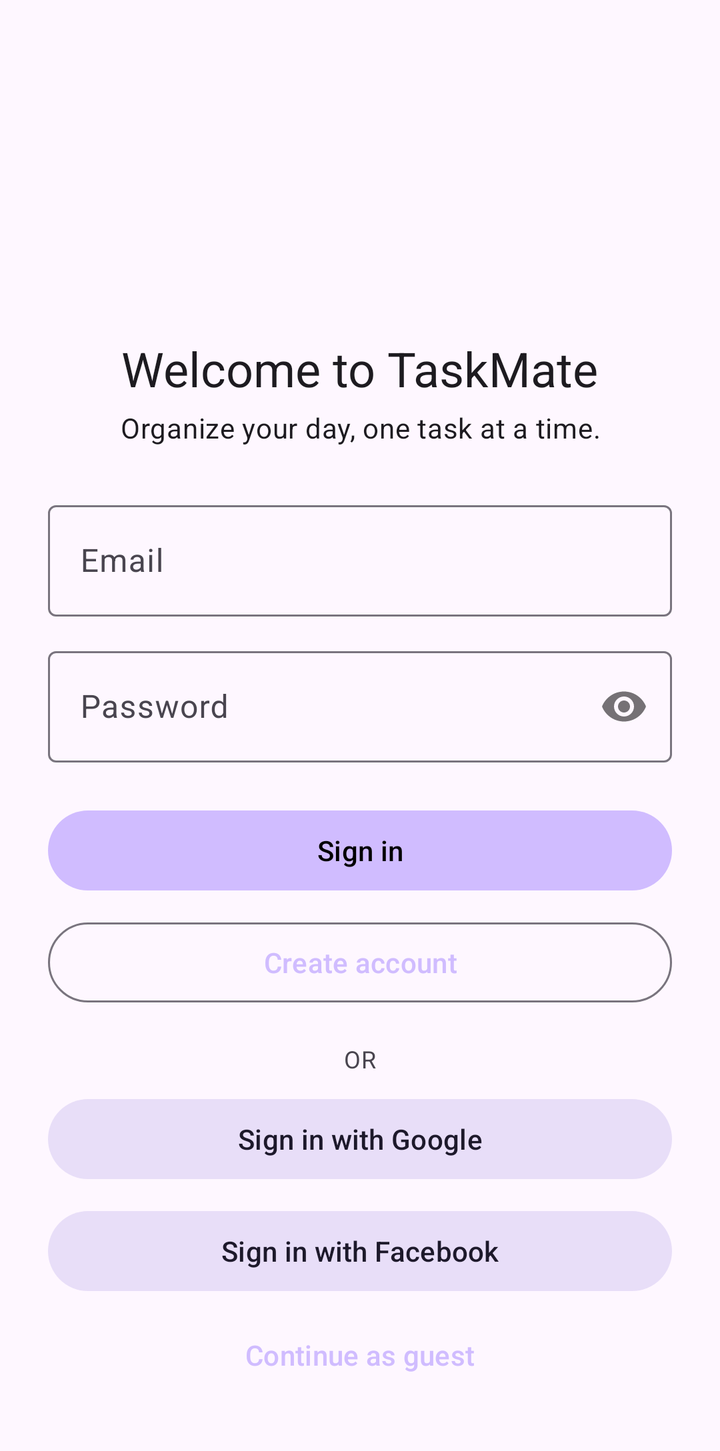
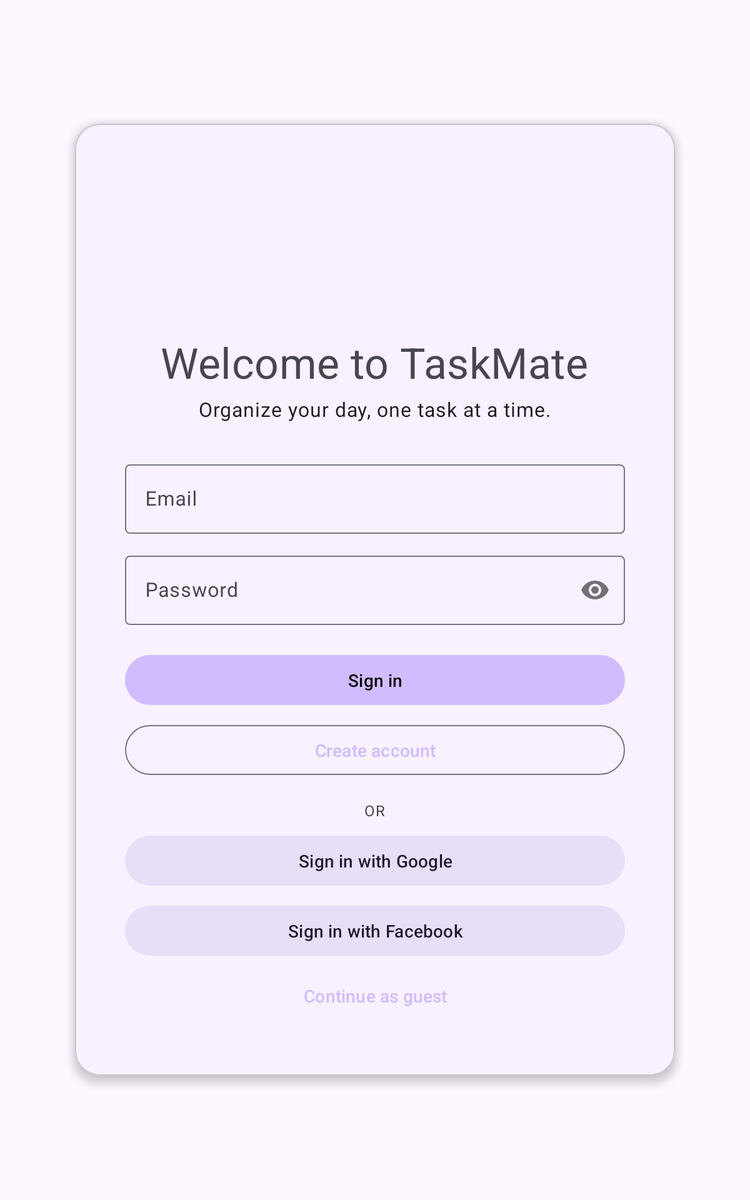

First picture: res/layout/ on a phone held upright. Second picture: the repository's own variant of that layout, on a device whose configuration matches the variant's folder. Source for both follows.
<!-- AndroidManifest.xml: activity theme Theme.TaskMate -->
<!-- res/layout/activity_login.xml -->
<?xml version="1.0" encoding="utf-8"?>
<ScrollView xmlns:android="http://schemas.android.com/apk/res/android"
    xmlns:app="http://schemas.android.com/apk/res-auto"
    android:layout_width="match_parent"
    android:layout_height="match_parent"
    android:fillViewport="true">

    <LinearLayout
        android:layout_width="match_parent"
        android:layout_height="wrap_content"
        android:orientation="vertical"
        android:gravity="center"
        android:padding="24dp">

        <ImageView
            android:layout_width="96dp"
            android:layout_height="96dp"
            android:layout_marginTop="32dp"
            android:src="@mipmap/ic_launcher"
            android:contentDescription="@string/app_name" />

        <TextView
            android:layout_width="wrap_content"
            android:layout_height="wrap_content"
            android:layout_marginTop="16dp"
            android:text="@string/login_title"
            android:textAppearance="?attr/textAppearanceHeadline5" />

        <TextView
            android:layout_width="wrap_content"
            android:layout_height="wrap_content"
            android:layout_marginTop="4dp"
            android:layout_marginBottom="24dp"
            android:gravity="center"
            android:text="@string/login_subtitle"
            android:textAppearance="?attr/textAppearanceBody2" />

        <com.google.android.material.textfield.TextInputLayout
            android:layout_width="match_parent"
            android:layout_height="wrap_content"
            android:hint="@string/hint_email">

            <com.google.android.material.textfield.TextInputEditText
                android:id="@+id/etEmail"
                android:layout_width="match_parent"
                android:layout_height="wrap_content"
                android:inputType="textEmailAddress" />
        </com.google.android.material.textfield.TextInputLayout>

        <com.google.android.material.textfield.TextInputLayout
            android:layout_width="match_parent"
            android:layout_height="wrap_content"
            android:layout_marginTop="12dp"
            app:passwordToggleEnabled="true"
            android:hint="@string/hint_password">

            <com.google.android.material.textfield.TextInputEditText
                android:id="@+id/etPassword"
                android:layout_width="match_parent"
                android:layout_height="wrap_content"
                android:inputType="textPassword" />
        </com.google.android.material.textfield.TextInputLayout>

        <com.google.android.material.button.MaterialButton
            android:id="@+id/btnLogin"
            android:layout_width="match_parent"
            android:layout_height="wrap_content"
            android:layout_marginTop="20dp"
            android:text="@string/btn_login" />

        <com.google.android.material.button.MaterialButton
            android:id="@+id/btnRegister"
            style="@style/Widget.Material3.Button.OutlinedButton"
            android:layout_width="match_parent"
            android:layout_height="wrap_content"
            android:layout_marginTop="8dp"
            android:text="@string/btn_register" />

        <TextView
            android:layout_width="wrap_content"
            android:layout_height="wrap_content"
            android:layout_marginTop="16dp"
            android:text="@string/or_divider"
            android:textAllCaps="true"
            android:textAppearance="?attr/textAppearanceCaption" />

        <com.google.android.material.button.MaterialButton
            android:id="@+id/btnGoogle"
            style="@style/Widget.Material3.Button.TonalButton"
            android:layout_width="match_parent"
            android:layout_height="wrap_content"
            android:layout_marginTop="8dp"
            android:text="@string/btn_google" />

        <com.google.android.material.button.MaterialButton
            android:id="@+id/btnFacebook"
            style="@style/Widget.Material3.Button.TonalButton"
            android:layout_width="match_parent"
            android:layout_height="wrap_content"
            android:layout_marginTop="8dp"
            android:text="@string/btn_facebook" />

        <com.google.android.material.button.MaterialButton
            android:id="@+id/btnAnonymous"
            style="@style/Widget.Material3.Button.TextButton"
            android:layout_width="match_parent"
            android:layout_height="wrap_content"
            android:layout_marginTop="4dp"
            android:text="@string/btn_anonymous" />

        <ProgressBar
            android:id="@+id/progressBar"
            android:layout_width="wrap_content"
            android:layout_height="wrap_content"
            android:layout_marginTop="16dp"
            android:visibility="gone" />

    </LinearLayout>
</ScrollView>
<!-- resources referenced by this layout -->
<resources>
  <string name="app_name">TaskMate</string>
  <string name="btn_anonymous">Continue as guest</string>
  <string name="btn_facebook">Sign in with Facebook</string>
  <string name="btn_google">Sign in with Google</string>
  <string name="btn_login">Sign in</string>
  <string name="btn_register">Create account</string>
  <string name="hint_email">Email</string>
  <string name="hint_password">Password</string>
  <string name="login_subtitle">Organize your day, one task at a time.</string>
  <string name="login_title">Welcome to TaskMate</string>
  <string name="or_divider">or</string>
  <style name="Theme.TaskMate" parent="Theme.Material3.DayNight.NoActionBar">
          <item name="colorPrimary">@color/purple_200</item>
          <item name="colorPrimaryVariant">@color/purple_700</item>
          <item name="colorOnPrimary">@color/black</item>
          <item name="colorSecondary">@color/teal_200</item>
          <item name="android:statusBarColor">?attr/colorPrimaryVariant</item>
      </style>
  <color name="purple_200">#FFD0BCFF</color>
  <color name="purple_700">#FF4F378B</color>
  <color name="black">#FF000000</color>
  <color name="teal_200">#FF03DAC5</color>
</resources>
<!-- res/layout-sw600dp/activity_login.xml (the repository's variant of the layout above) -->
<!-- drawn on a 7-inch tablet held upright -->
<?xml version="1.0" encoding="utf-8"?>
<FrameLayout xmlns:android="http://schemas.android.com/apk/res/android"
    xmlns:app="http://schemas.android.com/apk/res-auto"
    android:layout_width="match_parent"
    android:layout_height="match_parent"
    android:background="?attr/colorSurface">

    <ScrollView
        android:layout_width="match_parent"
        android:layout_height="match_parent"
        android:fillViewport="true">

        <LinearLayout
            android:layout_width="match_parent"
            android:layout_height="wrap_content"
            android:orientation="vertical"
            android:gravity="center"
            android:padding="32dp">

            <com.google.android.material.card.MaterialCardView
                android:layout_width="480dp"
                android:layout_height="wrap_content"
                android:layout_gravity="center"
                app:cardCornerRadius="20dp"
                app:cardElevation="4dp">

                <LinearLayout
                    android:layout_width="match_parent"
                    android:layout_height="wrap_content"
                    android:orientation="vertical"
                    android:gravity="center"
                    android:padding="40dp">

                    <ImageView
                        android:layout_width="112dp"
                        android:layout_height="112dp"
                        android:src="@mipmap/ic_launcher"
                        android:contentDescription="@string/app_name" />

                    <TextView
                        android:layout_width="wrap_content"
                        android:layout_height="wrap_content"
                        android:layout_marginTop="16dp"
                        android:text="@string/login_title"
                        android:textAppearance="?attr/textAppearanceHeadline4" />

                    <TextView
                        android:layout_width="wrap_content"
                        android:layout_height="wrap_content"
                        android:layout_marginTop="4dp"
                        android:layout_marginBottom="28dp"
                        android:gravity="center"
                        android:text="@string/login_subtitle"
                        android:textAppearance="?attr/textAppearanceBody1" />

                    <com.google.android.material.textfield.TextInputLayout
                        android:layout_width="match_parent"
                        android:layout_height="wrap_content"
                        android:hint="@string/hint_email">

                        <com.google.android.material.textfield.TextInputEditText
                            android:id="@+id/etEmail"
                            android:layout_width="match_parent"
                            android:layout_height="wrap_content"
                            android:inputType="textEmailAddress" />
                    </com.google.android.material.textfield.TextInputLayout>

                    <com.google.android.material.textfield.TextInputLayout
                        android:layout_width="match_parent"
                        android:layout_height="wrap_content"
                        android:layout_marginTop="12dp"
                        app:passwordToggleEnabled="true"
                        android:hint="@string/hint_password">

                        <com.google.android.material.textfield.TextInputEditText
                            android:id="@+id/etPassword"
                            android:layout_width="match_parent"
                            android:layout_height="wrap_content"
                            android:inputType="textPassword" />
                    </com.google.android.material.textfield.TextInputLayout>

                    <com.google.android.material.button.MaterialButton
                        android:id="@+id/btnLogin"
                        android:layout_width="match_parent"
                        android:layout_height="wrap_content"
                        android:layout_marginTop="20dp"
                        android:text="@string/btn_login" />

                    <com.google.android.material.button.MaterialButton
                        android:id="@+id/btnRegister"
                        style="@style/Widget.Material3.Button.OutlinedButton"
                        android:layout_width="match_parent"
                        android:layout_height="wrap_content"
                        android:layout_marginTop="8dp"
                        android:text="@string/btn_register" />

                    <TextView
                        android:layout_width="wrap_content"
                        android:layout_height="wrap_content"
                        android:layout_marginTop="16dp"
                        android:text="@string/or_divider"
                        android:textAllCaps="true"
                        android:textAppearance="?attr/textAppearanceCaption" />

                    <com.google.android.material.button.MaterialButton
                        android:id="@+id/btnGoogle"
                        style="@style/Widget.Material3.Button.TonalButton"
                        android:layout_width="match_parent"
                        android:layout_height="wrap_content"
                        android:layout_marginTop="8dp"
                        android:text="@string/btn_google" />

                    <com.google.android.material.button.MaterialButton
                        android:id="@+id/btnFacebook"
                        style="@style/Widget.Material3.Button.TonalButton"
                        android:layout_width="match_parent"
                        android:layout_height="wrap_content"
                        android:layout_marginTop="8dp"
                        android:text="@string/btn_facebook" />

                    <com.google.android.material.button.MaterialButton
                        android:id="@+id/btnAnonymous"
                        style="@style/Widget.Material3.Button.TextButton"
                        android:layout_width="match_parent"
                        android:layout_height="wrap_content"
                        android:layout_marginTop="4dp"
                        android:text="@string/btn_anonymous" />

                    <ProgressBar
                        android:id="@+id/progressBar"
                        android:layout_width="wrap_content"
                        android:layout_height="wrap_content"
                        android:layout_marginTop="16dp"
                        android:visibility="gone" />

                </LinearLayout>
            </com.google.android.material.card.MaterialCardView>
        </LinearLayout>
    </ScrollView>
</FrameLayout>
